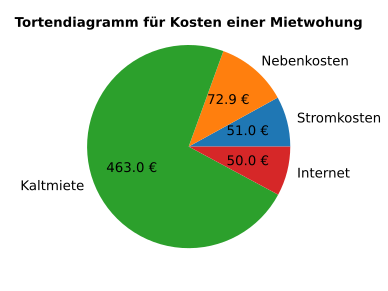

This figure's Python source:
import matplotlib.pyplot as plt

labels = 'Stromkosten', 'Nebenkosten', 'Kaltmiete', 'Internet'
sizes = [51, 72.90, 462.95, 49.99]
# Das zweites Stueckt ist nicht/leicht herausgezogen
explode = (0, 0.1, 0, 0)
explode = (0, 0.0, 0, 0) # nicht herausgezogen
fig, ax = plt.subplots()
fig.set_size_inches(102.4/25.4 , 76.8/25.4)
ax.set_title("Tortendiagramm für Kosten einer Mietwohung")
ax.title.set_fontsize(10)
ax.title.set_fontweight("bold")
ax.pie(sizes, explode=explode, labels=labels,
       autopct= lambda p: f'{p*sum(sizes) / 100:.1f} €',
        shadow=False, startangle=0)
ax.axis('equal') # Der Kuchen wird als Kreis gezeichnet
plt.savefig('Tortendiagramm.pdf')
plt.savefig('Tortendiagramm.svg')
